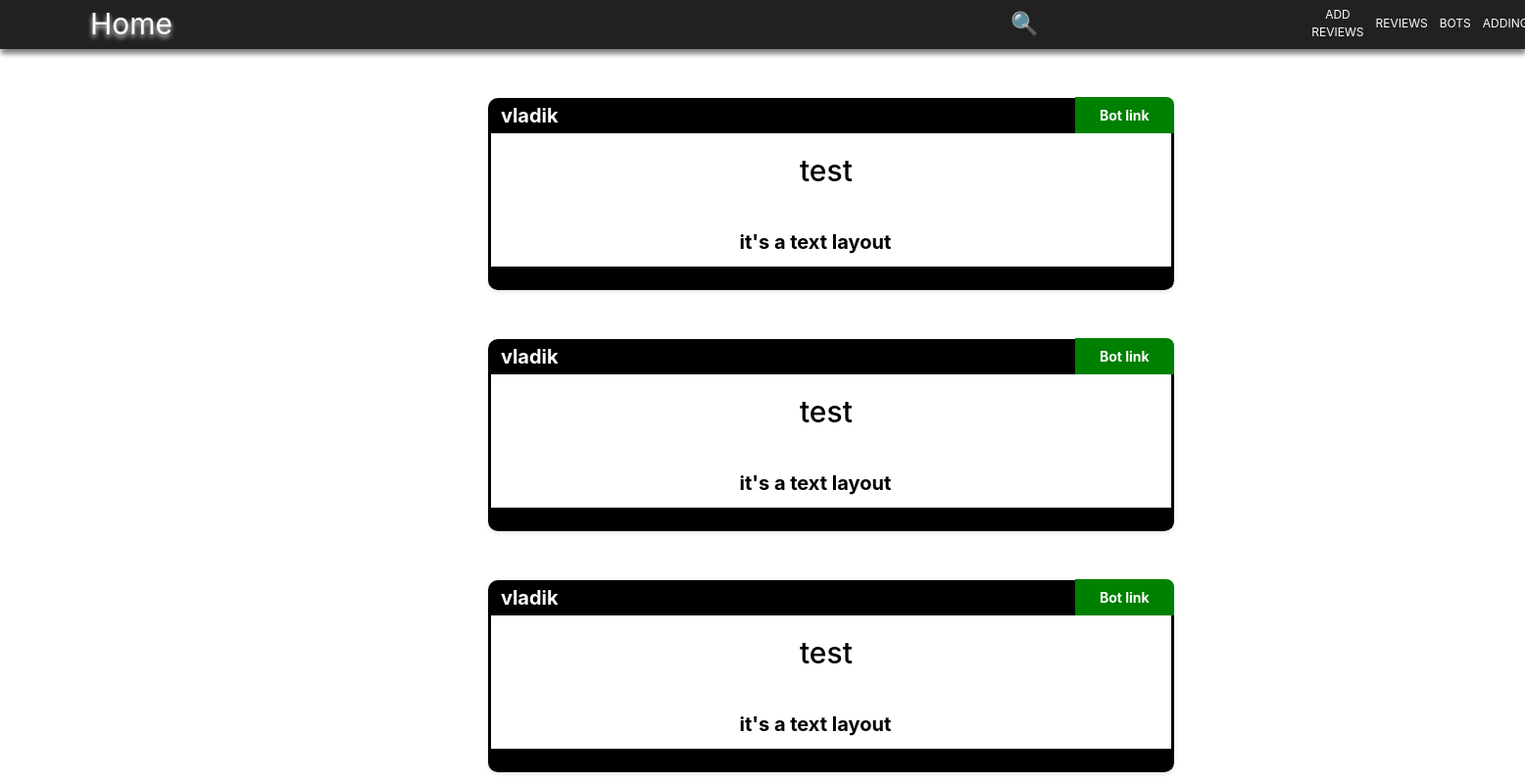
Page /discord/ on the committed database.
### main/models.py (models this page shows, shortened)
class Discord_Bots(models.Model):
    username = models.CharField(max_length=50)
    title = models.CharField(max_length=50)
    text = models.TextField(max_length=150)
    url = models.URLField()

### main/views.py (the view)
# urls.py: path('discord/', ds_all, name='ds'),
def ds_all(request):
    if request.method == 'POST':
        form = verification(request.POST)
        return proc_ver(request , form)
    else:
        form = verification()
    tg_search = request.GET.get('search', '')
    res = []
    if tg_search:
        bd = Discord_Bots.objects.filter(title=tg_search)
        for i in bd[::-1]:
            res.append(i)
    else:
        bd = Discord_Bots.objects.all()
        for i in bd[::-1]:
            res.append(i)
    context = {
        'product_paginator' : res,
        'form' : form,
    }
    return render(request , 'bots/discord.html' , context)

### finally_project/templates/bots/discord.html (shortened to what this page needs)
{% extends 'base.html' %}
{% load static %}
    {% block head %}
    <link rel="stylesheet" href="{% static 'css/bots/еп.css' %}">
    {% endblock %}
{% block content %}
    <div class="d1">
            <button id="button-search">🔍</button>
    </div>
<div class="all-objects">
{% for i in product_paginator %}
    <div class="card-all">
      <div class="card-name">
          <p class="username-tg">{{ i.username }}</p>
          <a class="tg-open" href="{{ i.url }}" target="_blank">Bot link</a>
      </div>
      <div class="card--">
        <h5 class="card-title">{{ i.title }}</h5>
        <p class="card-text">{{ i.text }}</p>
      </div>
      <div class="card-end">
      </div>
    </div>
{% endfor %}
</div>
</body>
</html>
{% endblock %}

### finally_project/static/css/base.css (style rules this page uses)
html , body { margin: 0; height: 0; }
button { font-size: 20px; background-color: #212121; border-radius: 0; border-width: 0; color: black; }
.card-all { display: flex; flex-direction: column; border: 3px solid black; max-width: 700px; margin: 50px; margin-left: 6%; border-radius: 10px; box-shadow: 0 2px 4px rgba(0, 0, 0, 0.1); }
.card-name { border-bottom: 3px solid black; padding: 0 10px; height: 33px; color: white; font-family: "SF Pro Text", "SF Pro Icons", "Helvetica Neue", Helvetica, Arial, sans-serif; background-color: black; font-size: 20px; font-weight: bold; }
.card-- { color: black; padding: 10px 200px; width: 100%; text-align: center; }
.card-text { max-width: 500px; overflow-wrap: break-word; margin-left: 33px; margin-top: 40px; font-size: 20px; font-weight: bold ; }
.card-title { position: relative; left: 15px; margin-top: 10px; font-size: 30px; }
.card-end { border-bottom: 3px solid black; padding: 1px 10px; height: 21px; color: white; font-family: "SF Pro Text", "SF Pro Icons", "Helvetica Neue", Helvetica, Arial, sans-serif; background-color: black; font-size: 15px; font-weight: bold; }
.tg-open { position: relative; right: -31px; background-color: green; top: -48px; margin-left: 426px; font-size: 14px; color: white; padding: 10px 15px; border-radius: 0 8px 0 0; }
.card-- .card-title { position: relative; left: -5px; }
.card-- .card-text { position: relative; left: -19px; }

### finally_project/static/css/bots/еп.css (style rules this page uses)
.card-all { display: flex; flex-direction: column; border: 3px solid black; max-width: 700px; margin: 50px; margin-left: 32%; border-radius: 10px; box-shadow: 0 2px 4px rgba(0, 0, 0, 0.1); }
.card-name { border-bottom: 3px solid black; padding: 0 10px; width: 695px; color: white; font-family: "SF Pro Text", "SF Pro Icons", "Helvetica Neue", Helvetica, Arial, sans-serif; background-color: black; font-size: 20px; font-weight: bold; }
.card-- { color: black; padding: 10px; width: 100%; text-align: center; }
.card-text { max-width: 500px; overflow-wrap: break-word; margin-left: 90px; margin-top: 40px; font-size: 20px; font-weight: bold ; }
.card-title { margin-top: 10px; font-size: 30px; }
.card-end { border-bottom: 3px solid black; padding: 1px 10px; width: 695px; height: 21px; color: white; font-family: "SF Pro Text", "SF Pro Icons", "Helvetica Neue", Helvetica, Arial, sans-serif; background-color: black; font-size: 15px; font-weight: bold; }
.d1 button { position: absolute; top: 6px; right: 490px; width: 42px; height: 36px; border: none; cursor: pointer; font-size: 23px; }
.tg-open { position: relative; background-color: green; margin-left: 542px; font-size: 14px; color: white; padding: 10px 25px; top: -48px; right: -44px; border-radius: 0 8px 0 0; }
.username-tg { position: relative; }

### rows in the picture
Discord_Bots: username "vladik", title "test", text "it's a text layout"
Discord_Bots: username "vladik", title "test", text "it's a text layout"
Discord_Bots: username "vladik", title "test", text "it's a text layout"
